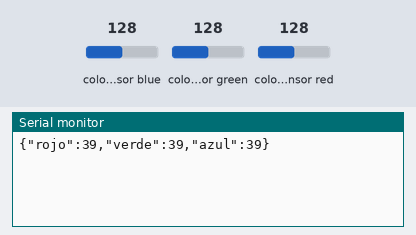
Bench run of a sketch on a simulated Arduino Uno, built with avr-gcc and run on an emulated ATmega328P. Parts: the last lines printed to the serial monitor. Wiring (inferred from the names in the program): TCS3200 colour sensor: output pin 8; S2 pin 6; S3 pin 7; S0 pin 4; S1 pin 5. Inputs (shaded band) come from the test bench; at power-on: colour sensor blue 128, colour sensor green 128, colour sensor red 128.

Above: at 1.2 s.
1.3 s: colour sensor blue set to 5
At 1.3 s:
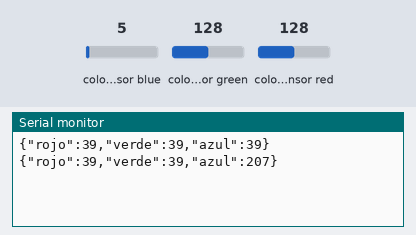
2.8 s: colour sensor green set to 5
At 4.1 s:
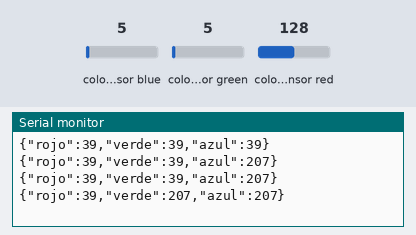
4.3 s: colour sensor red set to 5
At 5.8 s:
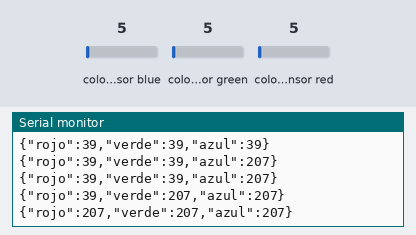

Measured:
- after the input at 2.8 s, the serial monitor: prints a new line after 0.80 s (image 2)
- after the input at 4.3 s, the serial monitor: prints a new line after 0.51 s (image 3)

The sketch:

luzafrec.ino
```cpp
//
// Cableado de TCS3200 a Arduino
//
#define S0 4
#define S1 5
#define S2 6
#define S3 7
#define salidaSensor 8

// Para guardar las frecuencias de los fotodiodos
int frecuenciaRojo = 0;
int frecuenciaVerde = 0;
int frecuenciaAzul = 0;

void setup() {
  // Definiendo las Salidas
  pinMode(S0, OUTPUT);
  pinMode(S1, OUTPUT);
  pinMode(S2, OUTPUT);
  pinMode(S3, OUTPUT);

  // Definiendo salidaSensor como entrada
  pinMode(salidaSensor, INPUT);

  // Definiendo la escala de frecuencia a 20%
  digitalWrite(S0,LOW);
  digitalWrite(S1,HIGH);

   // Iniciar la comunicacion serie
  Serial.begin(9600);
}
void loop() {
  // Definiendo la lectura de los fotodiodos con filtro rojo
  digitalWrite(S2,LOW);
  digitalWrite(S3,LOW);

  // Leyendo la frecuencia de salida del sensor
  frecuenciaRojo = pulseIn(salidaSensor, LOW);

  // Mostrando por serie el valor para el rojo (R = Red)
   Serial.print("{\"rojo\":");
  Serial.print(frecuenciaRojo);
  Serial.print(",");
  delay(100);

  // Definiendo la lectura de los fotodiodos con filtro verde
  digitalWrite(S2,HIGH);
  digitalWrite(S3,HIGH);

  // Leyendo la frecuencia de salida del sensor
  frecuenciaVerde = pulseIn(salidaSensor, LOW);

  // Mostrando por serie el valor para el verde (G = Green)
   Serial.print("\"verde\":");
  Serial.print(frecuenciaVerde);
  Serial.print(",");
  delay(100);

  // Definiendo la lectura de los fotodiodos con filtro azul
  digitalWrite(S2,LOW);
  digitalWrite(S3,HIGH);

  // Leyendo la frecuencia de salida del sensor
  frecuenciaAzul = pulseIn(salidaSensor, LOW);

  // Mostrando por serie el valor para el azul (B = Blue)
  Serial.print("\"azul\":");
  Serial.print(frecuenciaAzul);
  Serial.print("}\n");
  delay(1000);
}
```
